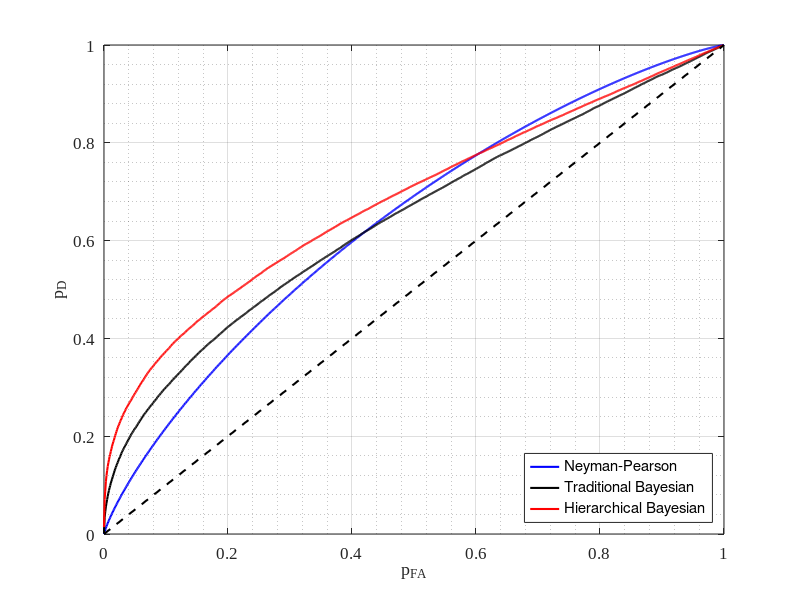

MATLAB code for this plot: (Note: this script raises an error after producing the figure.)
%% plot ROC
close all;
clear all;
clc;
figure()

sigma = 1;
pd = [];
pfa = 0.00:0.001:1;
A = 0.5;


pd = zeros(length(pfa), 1);
for i = 1:length(pfa)

    pd(i) =  0.5 * erfc(erfcinv(2*pfa(i)) - A / sqrt(2) / sigma);

end
plot(pfa, pd, 'b', 'LineWidth', 1.5);
auc1 = trapz(pfa, pd)
hold on;


% plot traditional Bayesian
N = 100000;
mu = A;
sigma_A = 1;
temp_x = randn(N,1) *sigma;
z = temp_x.^2 / sigma^2 - (temp_x-mu).^2/(sigma^2 + sigma_A^2);
z1 = sort(z);
cdf_values = (1:N) / N;
pfas = 1-cdf_values;


temp_x = randn(N,1) * sqrt(sigma_A^2 + sigma^2) + mu;
z = temp_x.^2 / sigma^2 - (temp_x-mu).^2/(sigma^2 + sigma_A^2);
z2 = sort(z);
cdf_values = (1:N) / N;
pds = 1-cdf_values;
pd = zeros(length(pfa), 1);
hold on;
for i = 1:length(pfa)-1
    index = round((1-pfa(i)) * N);
    z_value = z1(index);
    pd(i) = interp1(z2, pds, z_value, "linear", "extrap");

end
plot(pfa(1:length(pfa ) -1 ), pd(1:length(pfa ) -1 ), 'k', "LineWidth", 1.5)
auc2 = trapz(pfa(1:length(pfa ) -1 ), pd(1:length(pfa ) -1 ))
% plot the hierarhical Bayesian model

mu0 = A;
sigma_A = 1;
sigma0 = 1;
temp_x = randn(N,1) *sigma;
z = temp_x.^2 / (sigma^2) - (temp_x - mu0).^2 / (sigma^2 + sigma_A^2 + sigma0^2);
z1 = sort(z);
cdf_values = (1:N) / N;
pfas = 1-cdf_values;


temp_x = randn(N,1) * sqrt(sigma^2 + sigma_A^2 + sigma0^2) + mu;
z = temp_x.^2 / (sigma^2) - (temp_x - mu0).^2 / (sigma^2 + sigma_A^2 + sigma0^2);
z2 = sort(z);
cdf_values = (1:N) / N;
pds = 1-cdf_values;
pd = zeros(length(pfa), 1);
hold on;
for i = 1:length(pfa)-1
    index = round((1-pfa(i)) * N);
    z_value = z1(index);
    pd(i) = interp1(z2, pds, z_value, "linear", "extrap");

end
plot(pfa(1:length(pfa ) -1 ), pd(1:length(pfa ) -1 ),'r', "LineWidth", 1.5);
plot([0 1], [0, 1], "LineStyle", "--", "Color", 'k', "LineWidth", 1.5)
legend({"Neyman-Pearson", "Traditional Bayesian", "Hierarchical Bayesian"}, 'Location', 'southeast');
xlim([0, 1]);
ylim([0, 1]);
grid on;
grid minor
xlabel("p_{FA}")
ylabel("p_{D}")
set(gca, "FontSize", 12, "FontName", "Times New Roman");
auc3 = trapz(pfa(1:length(pfa ) -1 ), pd(1:length(pfa ) -1 ))
print_plot("1.png", 4, 3, 800)